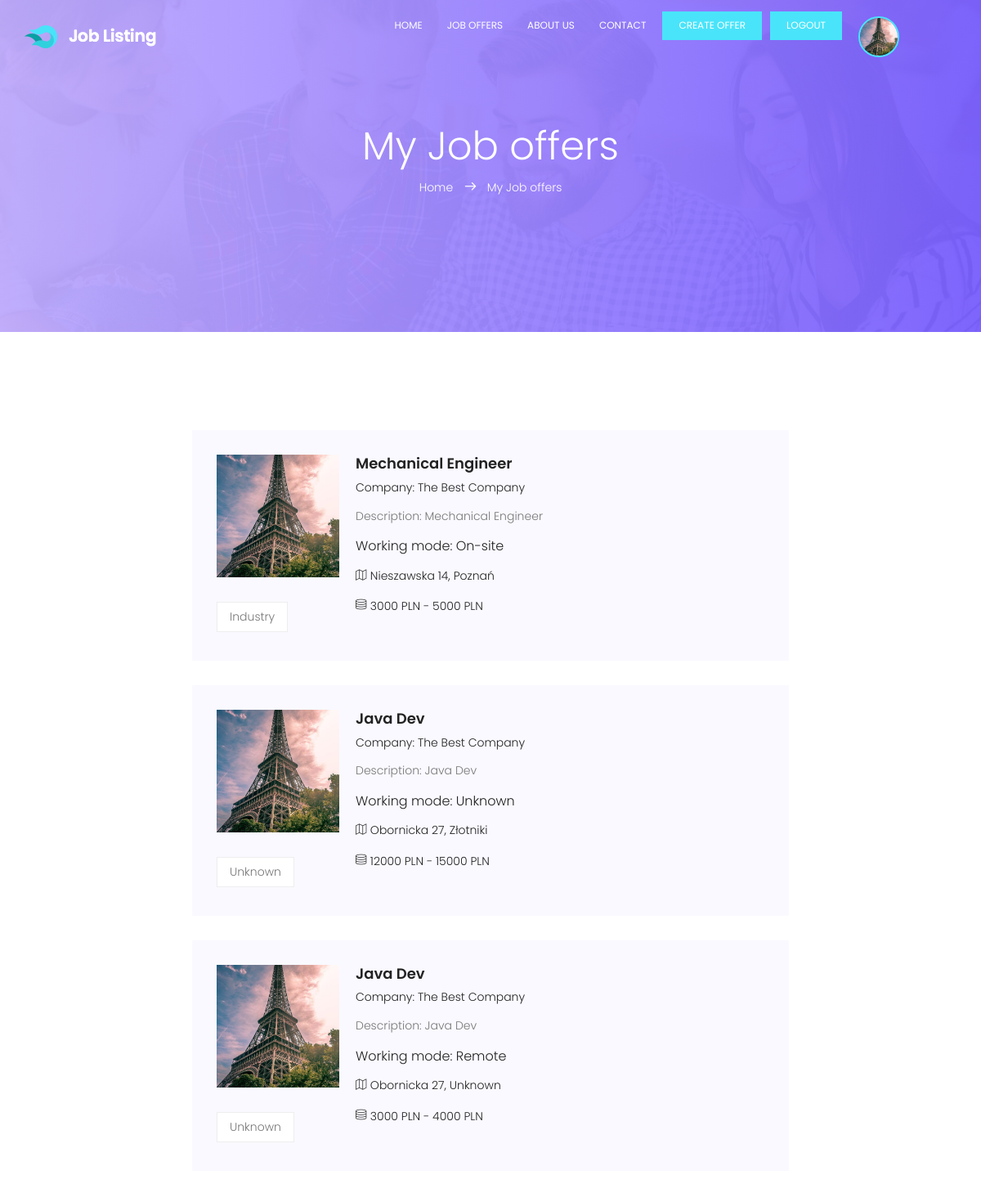
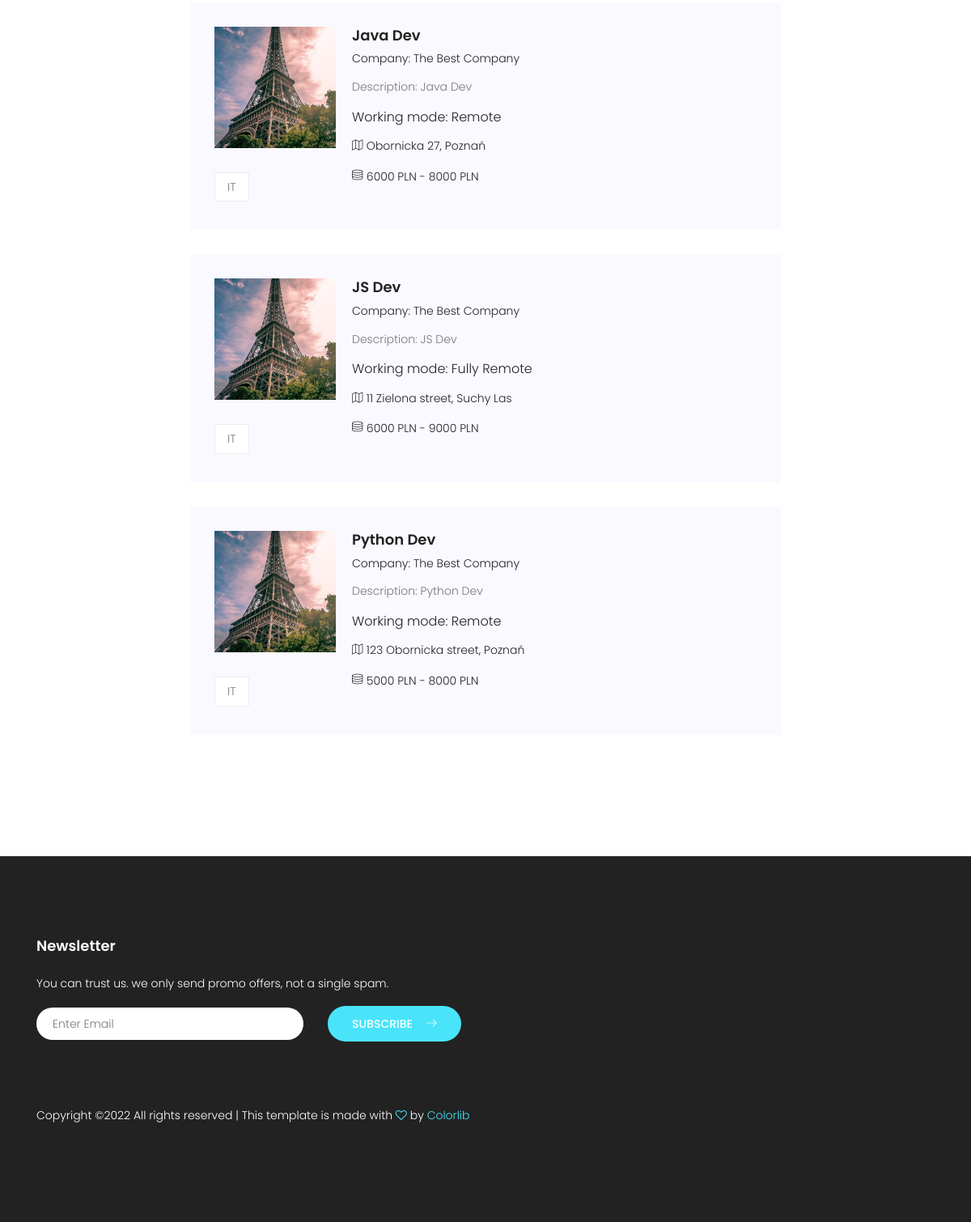
/my_offers/ (signed in), run on the app's committed database (2 pictures, top to bottom).
### base/models.py (models this page shows, shortened)
class Company(AbstractUser):
    username = models.CharField(max_length=200, unique=True, null=True)
    company_name = models.CharField(max_length=200, null=True)
    description = models.TextField(null=True, blank=True)
    avatar = models.ImageField(null=True, default="avatar.svg")
    USERNAME_FIELD = 'username'
    REQUIRED_FIELDS = []

class JobOffer(models.Model):
    company = models.ForeignKey(Company, on_delete=models.CASCADE, null=True)
    branch = models.ForeignKey(
        Branch, on_delete=models.CASCADE, default=4, null=True)
    city = models.ForeignKey(
        City, on_delete=models.CASCADE, default=1, null=True)
    position = models.TextField(null=True, blank=True)
    working_mode = models.TextField(null=True, blank=True)
    description = models.TextField(null=True, blank=True)
    address = models.TextField(null=True, blank=True)
    min_salary = models.IntegerField(null=True)
    max_salary = models.IntegerField(null=True)
    currency = models.TextField(null=True, blank=True)
    requirements = models.TextField(null=True, blank=True)
    overview = models.TextField(null=True, blank=True)
    updated = models.DateTimeField(auto_now=True)
    created = models.DateTimeField(auto_now_add=True)
    class Meta:
        ordering = ['-updated', '-created']
    def __str__(self):
        return str(self.position)

class Branch(models.Model):
    name = models.TextField(unique=True)
    def __str__(self):
        return str(self.name)

class City(models.Model):
    name = models.TextField(unique=True)
    def __str__(self):
        return str(self.name)

### base/views.py (the view)
# urls.py: path('my_offers/', views.MyOffersView.as_view(), name="my_offers"),
class MyOffersView(LoginRequiredMixin, TemplateView):
    login_url = '/login/'
    redirect_field_name = '/login/'
    template_name = 'base/my_offers.html'
    def get_context_data(self, **kwargs):
        context = super(MyOffersView, self).get_context_data(**kwargs)
        context['job_offers'] = JobOffer.objects.filter(
            company=self.request.user)
        return context

### base/templates/base/my_offers.html
{% extends 'main.html' %}
{% load static %}
{% block content %}
<section class="banner-area relative" id="home">
	<div class="overlay overlay-bg"></div>
	<div class="container">
		<div class="row d-flex align-items-center justify-content-center">
			<div class="about-content col-lg-12">
				<h1 class="text-white">
					My Job offers
				</h1>
				<p class="text-white link-nav"><a href="{% url 'home' %}">Home </a>  <span class="lnr lnr-arrow-right"></span>  <a href="">My Job offers</a></p>
			</div>
		</div>
	</div>
</section>
<section class="post-area section-gap">
	<div class="container">
		<div class="row justify-content-center d-flex">
			<div class="col-lg-8 post-list">
				{% for offer in job_offers %}
				<div class="single-post d-flex flex-row">
					<div class="thumb" style="margin-right: 20px;">
						<img class="offer-img" src="{{offer.company.avatar.url}}" alt="">
						<ul class="tags">
							<li>
								{{offer.branch}}
							</li>
						</ul>
					</div>
					<div class="details">
						<div class="title d-flex flex-row justify-content-between">
							<div class="titles">
								<a href="{% url 'offer' offer.id %}"><h4>{{offer.position}}</h4></a>
								<h6>Company: {{offer.company.company_name}}</h6>
							</div>
						</div>
						<p>
							Description: {{offer}}
						</p>
						<h5>Working mode:
							{% if offer.working_mode %}
							{{offer.working_mode}}
							{% else %}
							Unknown
							{% endif %}
						</h5>
						<p class="address"><span class="lnr lnr-map"></span> {{offer.address}}, {{offer.city}}</p>
						<p class="address"><span class="lnr lnr-database"></span> {{offer.min_salary}} {{offer.currency}} - {{offer.max_salary}} {{offer.currency}}</p>
					</div>
				</div>
				{% endfor %}
			</div>
		</div>
	</div>
</section>
{% endblock content %}

### templates/navbar.html
{% load static %}
<header id="header" id="home">
    <div class="container">
        <div class="row align-items-center justify-content-between d-flex">
            <div id="logo">
                <a href="{% url 'home' %}"><img src="{% static 'img/logo.png' %}" alt="" title="" /></a>
            </div>
            <nav id="nav-menu-container">
                <ul class="nav-menu">
                <li class="menu-active"><a href="{% url 'home' %}">Home</a></li>
                <li><a href="{% url 'jobs' %}">Job Offers</a></li>
                <li><a href="{% url 'about-us' %}">About Us</a></li>
                <li><a href="{% url 'contact' %}">Contact</a></li>
                {% if request.user.is_authenticated %}
                <li><a class="ticker-btn" href="{% url 'create_offer' %}">Create Offer</a></li>
                <li><a class="ticker-btn" href="{% url 'logout' %}">Logout</a></li>
                <li><a href="{% url 'manage_account' %}"><img class="nav-img" src="{{request.user.avatar.url}}" alt=""></a></li>
                {% else %}
                <li><a class="ticker-btn" href="{% url 'register' %}">Signup</a></li>
                <li><a class="ticker-btn" href="{% url 'login' %}">Login</a></li>
                {% endif %}
                </ul>
            </nav>
        </div>
    </div>
</header>

### static/css/main.css (style rules this page uses)
body { color: #777777; font-family: "Poppins", sans-serif; font-size: 14px; font-weight: 300; line-height: 1.625em; position: relative; }
ol, ul { margin: 0; padding: 0; list-style: none; }
a { -webkit-transition: all 0.3s ease 0s; -moz-transition: all 0.3s ease 0s; -o-transition: all 0.3s ease 0s; transition: all 0.3s ease 0s; }
a, a:focus, a:hover { text-decoration: none; outline: 0; }
h1, h2, h3, h4, h5, h6 { font-family: "Poppins", sans-serif; color: #222222; line-height: 1.2em !important; margin-bottom: 0; margin-top: 0; font-weight: 600; }
h1, .h1 { font-size: 36px; }
h4, .h4 { font-size: 18px; }
h5, .h5 { font-size: 16px; }
h6, .h6 { font-size: 14px; color: #222222; }
.text-white { color: #fff; }
.relative { position: relative; }
.overlay { position: absolute; left: 0; right: 0; top: 0; bottom: 0; }
h1 { font-size: 36px; }
h4 { font-size: 18px; }
h5 { font-size: 16px; }
h6 { font-size: 14px; }
h1, h2, h3, h4, h5, h6 { line-height: 1.5em; }
#header { padding: 14px 0; position: fixed; left: 0; top: 0; right: 0; transition: all 0.5s; z-index: 997; }
#header #logo img { padding: 0; margin: 0; }
.ticker-btn { background: #49e4fa; color: #fff; padding: 6px 20px !important; text-transform: uppercase; }
.nav-menu, .nav-menu * { margin: 0; padding: 0; list-style: none; }
.nav-menu li { position: relative; white-space: nowrap; }
.nav-menu > li { float: left; }
#nav-menu-container { margin: 0; }
@media (min-width: 1024px) { #nav-menu-container { padding-right: 60px; } }
.nav-menu a { padding: 6px 10px; text-decoration: none; display: inline-block; color: #fff; font-weight: 400; font-size: 12px; text-transform: uppercase; outline: none; }
.nav-menu > li { margin-left: 10px; }
.nav-img { height: 50px; width: 50px; border-radius: 50%; border: 2px solid #49e4fa; object-fit: cover; }
#mobile-nav { position: fixed; top: 0; padding-top: 18px; bottom: 0; z-index: 998; background: rgba(0, 0, 0, 0.8); left: -260px; width: 260px; overflow-y: auto; transition: 0.4s; }
#mobile-nav ul { padding: 0; margin: 0; list-style: none; }
#mobile-nav ul li { position: relative; }
#mobile-nav ul li a { color: #fff; font-size: 13px; text-transform: uppercase; overflow: hidden; padding: 10px 22px 10px 15px; position: relative; text-decoration: none; width: 100%; display: block; outline: none; font-weight: 700; }
.section-gap { padding: 120px 0; }
.p1-gradient-bg, .banner-area .overlay-bg, .sidebar .single-slidebar .cat-list li:hover, .callto-action-area, .single-price:hover .price-bottom, .single-service:hover, .submit-right, .submit-left, .contact-btns, .form-area .primary-btn { background-image: -moz-linear-gradient(0deg, #bfacff 0%, #795fff 100%); background-image: -webkit-linear-gradient(0deg, #bfacff 0%, #795fff 100%); background-image: -ms-linear-gradient(0deg, #bfacff 0%, #795fff 100%); }
.banner-area { background: url(../img/header-bg.jpg) center; background-size: cover; }
.banner-area .overlay-bg { opacity: .95; }
.post-list .single-post { padding: 30px; background-color: #f9f9ff; margin-bottom: 30px; }
.post-list .single-post h6 { margin-top: 10px; color: #222; font-size: 14px; font-weight: 300; margin-bottom: 15px; }
.post-list .single-post h5 { color: #222; font-weight: 300; margin-bottom: 15px; }
.post-list .single-post .address { color: #222; margin-bottom: 15px; }
.post-list .single-post .thumb .tags { margin-top: 30px; }
.post-list .single-post .thumb .tags li { margin-bottom: 5px; display: inline-block; background: #fff; border: 1px solid #eee; padding: 6px 15px; -webkit-transition: all 0.3s ease 0s; -moz-transition: all 0.3s ease 0s; -o-transition: all 0.3s ease 0s; transition: all 0.3s ease 0s; }
.link-nav { margin-top: 10px; }
.about-content { padding: 150px 0px; text-align: center; }
.about-content h1 { font-size: 48px; font-weight: 300; }
.about-content a { color: #fff; font-weight: 300; font-size: 14px; }
.about-content .lnr { margin: 0px 10px; font-weight: 600; }
.single-post { margin-bottom: 30px; }
.single-post .tags { margin-top: 40px; }
.single-post .tags li { display: inline-block; }
.single-post .title h4 { margin-bottom: 10px; }
.offer-img { width: 150px; height: 150px; object-fit: cover; }

### data on the page
Company: user.avatar (picture)
JobOffer: company.avatar (picture), branch "Industry", position "Mechanical Engineer", company.company_name "The Best Company", working_mode "On-site", address "Nieszawska 14", city "Poznań", min_salary "3000", currency "PLN", max_salary "5000"
JobOffer: company.avatar (picture), branch "Unknown", position "Java Dev", company.company_name "The Best Company", working_mode "Unknown", address "Obornicka 27", city "Złotniki", min_salary "12000", currency "PLN", max_salary "15000"
JobOffer: company.avatar (picture), branch "Unknown", position "Java Dev", company.company_name "The Best Company", working_mode "Remote", address "Obornicka 27", city "Unknown", min_salary "3000", currency "PLN", max_salary "4000"
JobOffer: company.avatar (picture), branch "IT", position "Java Dev", company.company_name "The Best Company", working_mode "Remote", address "Obornicka 27", city "Poznań", min_salary "6000", currency "PLN", max_salary "8000"
JobOffer: company.avatar (picture), branch "IT", position "JS Dev", company.company_name "The Best Company", working_mode "Fully Remote", address "11 Zielona street", city "Suchy Las", min_salary "6000", currency "PLN", max_salary "9000"
JobOffer: company.avatar (picture), branch "IT", position "Python Dev", company.company_name "The Best Company", working_mode "Remote", address "123 Obornicka street", city "Poznań", min_salary "5000", currency "PLN", max_salary "8000"
